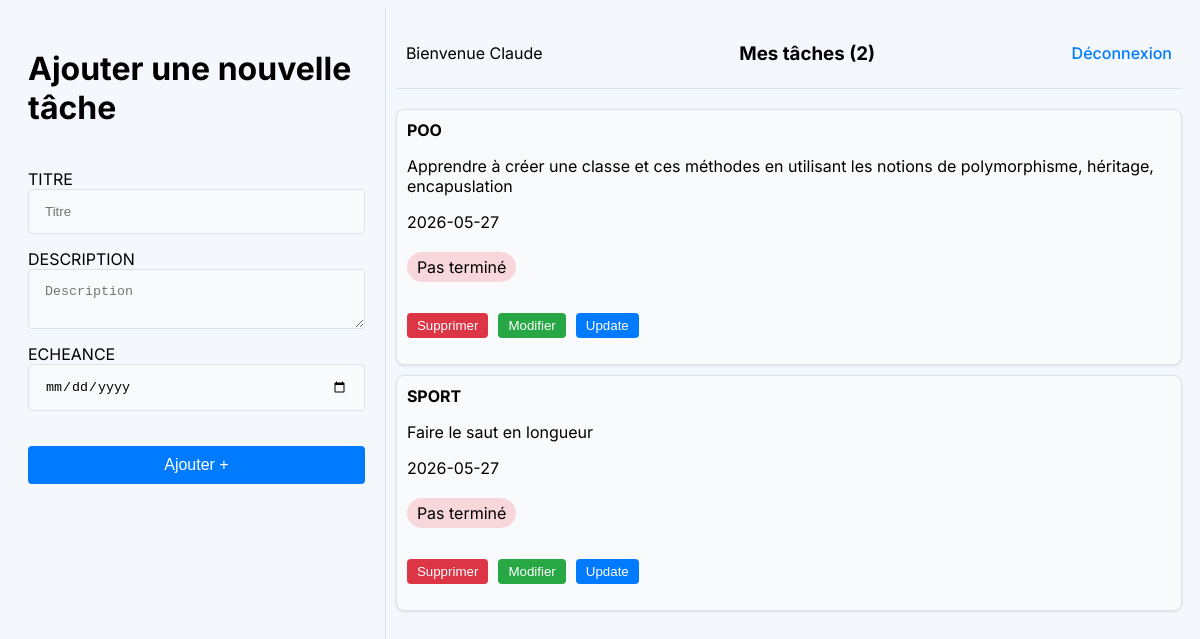
Screenshot of / (signed in) with the database file from the repository.
### app.py (models this page shows, shortened)
class User(db.Model):
    id = db.Column(db.Integer, primary_key=True)
    full_name = db.Column(db.String(50), nullable=True)
    email = db.Column(db.String(30), nullable=False)
    password = db.Column(db.String(15), nullable=False)
    tasks = db.relationship('Task', backref='owner', lazy=True, cascade="all, delete-orphan")

class Task(db.Model):
    id = db.Column(db.Integer, primary_key=True)
    title = db.Column(db.String(100), nullable=False)
    description = db.Column(db.String(200), nullable=True)
    done = db.Column(db.Boolean, default=False)
    due_date = db.Column(db.Date,nullable=True)
    user_id = db.Column(db.Integer, db.ForeignKey('user.id',ondelete = 'CASCADE'), nullable=False)

### app.py (the view, shortened to what this page needs)
@app.route("/",methods=["GET","POST"])
def home():
    if "user_id" not in session:
        flash("Veuillez vous connecter pour accéder à vos tâches", "error")
        return redirect(url_for("login")) # Redirige vers login si pas connecté
    user = User.query.get(session["user_id"])
    tasks = Task.query.filter_by(user_id=user.id).order_by(Task.id.desc()).all() # ← .desc() = plus récent en premier
    return render_template('home.html',tasks = tasks, user = user)

### templates/home.html (shortened to what this page needs)
<html lang="en">
<head>
    <link rel="stylesheet" href="{{url_for('static', filename = 'home.css')}}">
</head>
<body>
    <div class="container">
        <div class="left">
            <h1>Ajouter une nouvelle tâche</h1>
            <form method="POST" class="create-form">
                    <div class="titre">
                        <label for="">TITRE</label><br>
                        <input type="text" name="title" placeholder="Titre" required>
                    </div>
                    <div class="description">
                        <label for="">DESCRIPTION</label><br>
                        <textarea type="text" name="description" placeholder="Description"></textarea>
                    </div>
                    <div class="date">
                        <label for="">ECHEANCE</label><br>
                        <input type="date" name="due_date" placeholder="">
                    </div>
                    <div class="btn">
                        <button type="submit">Ajouter +</button>
                    </div>
            </form>
        </div>
        <div class="right">
            <header class="header">
                <span class="h4">Bienvenue {{user.full_name}}</span>
                <h3 class="h2">Mes tâches ({{ tasks|length }}) </h3>
                <a class="deconnexion" href="{{url_for('logout')}}">Déconnexion</a>
            </header>
            <ul>
                {% for task in tasks %}
                    <li class="task-item">
                        <div class="task-content">
                            <div class="task-head">
                                <strong>{{task.title}}</strong>
                                <p class="task-desc"> {{task.description}}</p>
                                {{task.due_date}}
                            </div>
                            <div class="task-done">
                                {% if task.done == False%}
                                <p class="not-done">Pas terminé</p>
                                {% else %}
                                <p class="done">Terminé</p>
                                {% endif %}
                            </div>
                        </div>
                        <div class="task-action">
                                <form action="{{url_for('delete',task_id = task.id)}}" method="POST">
                                    <button class="delete">Supprimer</button>
                                </form>
                                <form action="{{ url_for('update_task', task_id = task.id) }}" method ="GET">
                                    <button class="update" >Modifier</button></form>
                                <form action="{{url_for('toggle_done',task_id = task.id)}}" method="POST">
                                    <button class="toggle">Update</button>
                                </form>
                        </div>
                    </li>
                {% endfor %}
            </ul>
        </div>
    </div>
</body>
</html>

### static/home.css (style rules this page uses)
body { font-family: "Inter", sans-serif; background-color: #f4f7fb; }
.container { display: flex; height: 100vh; }
.left { display: flex; flex-direction: column; border-right: 1px solid #dbe2ea; padding: 20px; width: 30%; height: 100%; }
.create-form { display: flex; flex-direction: column; margin-top: 20px; gap: 15px; }
.titre input , .description textarea, .date input { padding: 14px 16px; border: 1px solid #dbe2ea; border-radius: 4px; width: 100%; background-color: #f8fafc; }
.btn button { margin-top: 20px; padding: 10px; background-color: #007BFF; color: white; border: none; border-radius: 4px; cursor: pointer; width: 100%; font-size: 16px; }
.right { display: flex; flex-direction: column; padding: 10px; width: 70%; gap: 20px; }
.right ul { list-style-type: none; padding: 0; margin: 0; display: flex; flex-direction: column; gap: 10px; }
.task-action { display: flex; gap: 10px; margin-top: 10px; }
.task-action button { padding: 5px 10px; border: none; border-radius: 4px; cursor: pointer; }
.task-action .update { background-color: #28a745; color: white; }
.task-action .delete { background-color: #dc3545; color: white; }
.task-action .toggle { background-color: #007BFF; color: white; }
.not-done { background-color: #f8d7da; padding: 5px 10px; border-radius: 999px; width: fit-content; }
.task-item { display: flex; flex-direction: column; gap: 5px; border: 1px solid #dbe2ea; border-radius: 8px; padding: 10px; background-color: #f8fafc; box-shadow: 0 1px 3px rgba(0, 0, 0, 0.1); }
.task-content { display: flex; flex-direction: column; gap: 4px; }
.header { display: flex; justify-content: space-between; align-items: center; padding: 5px 10px; border-bottom: 1px solid #dbe2ea; }
.header a { text-decoration: none; color: #007BFF; font-weight: 500; }

### rows the page displays
User: full_name "Claude"
Task: title "POO", description "Apprendre à créer une classe et ces méthodes en utilisant les notions de polymorphisme, héritage, encapuslation", due_date "2026-05-27", done "Pas terminé"
Task: title "SPORT", description "Faire le saut en longueur", due_date "2026-05-27", done "Pas terminé"

### other values shown
{{ tasks|length }} "2"
